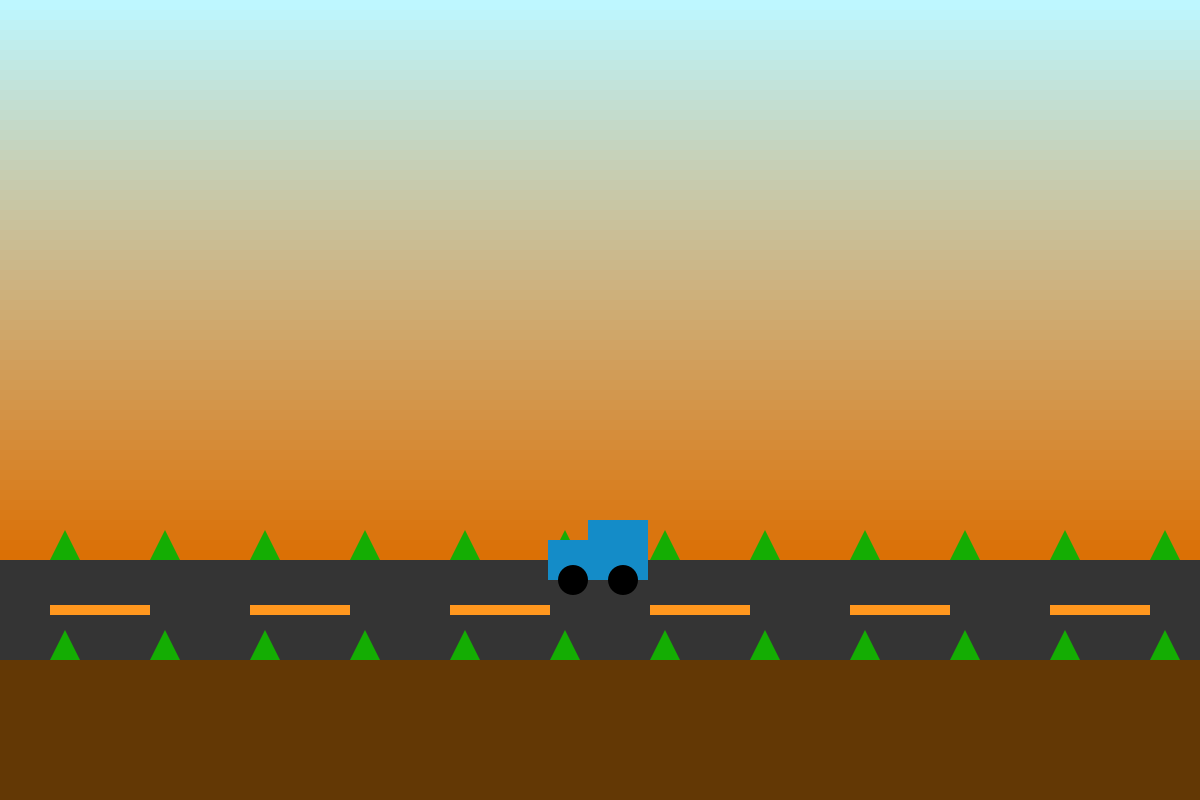
Frame 1 (no input)
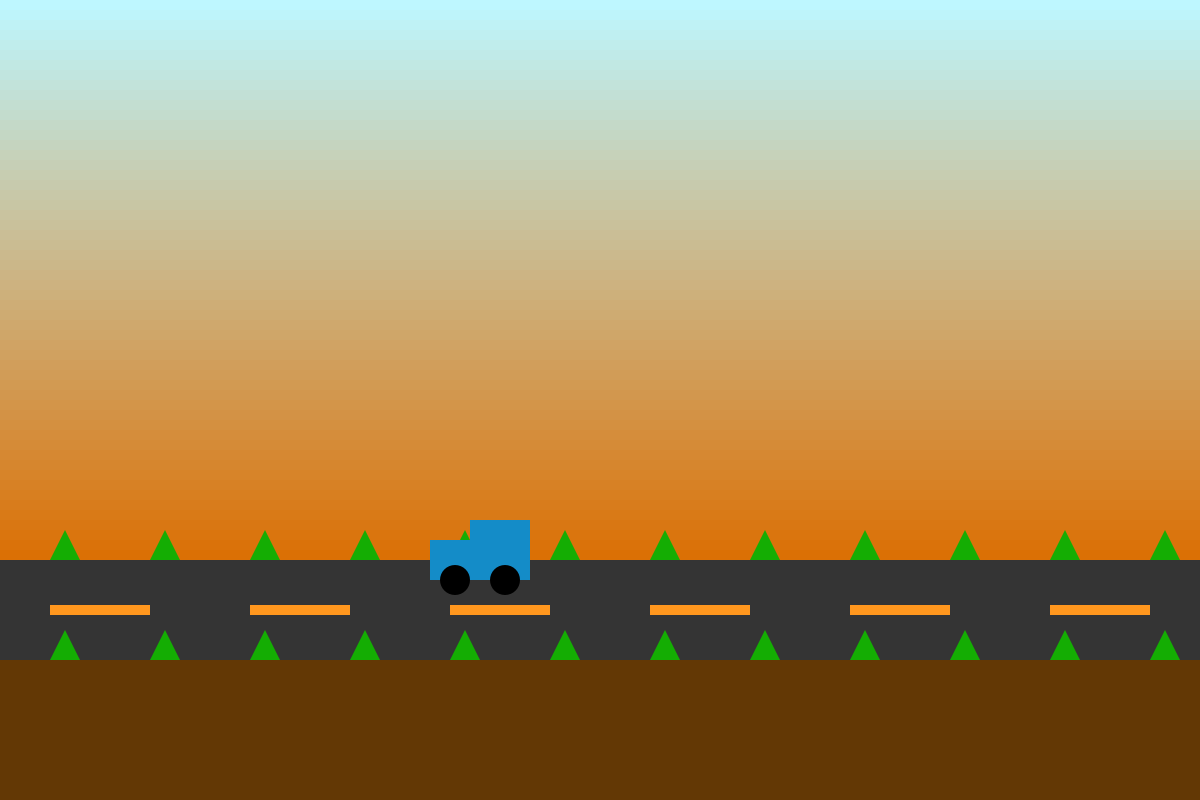
Frame 60 (the mouse pressed at the canvas centre just before this capture)
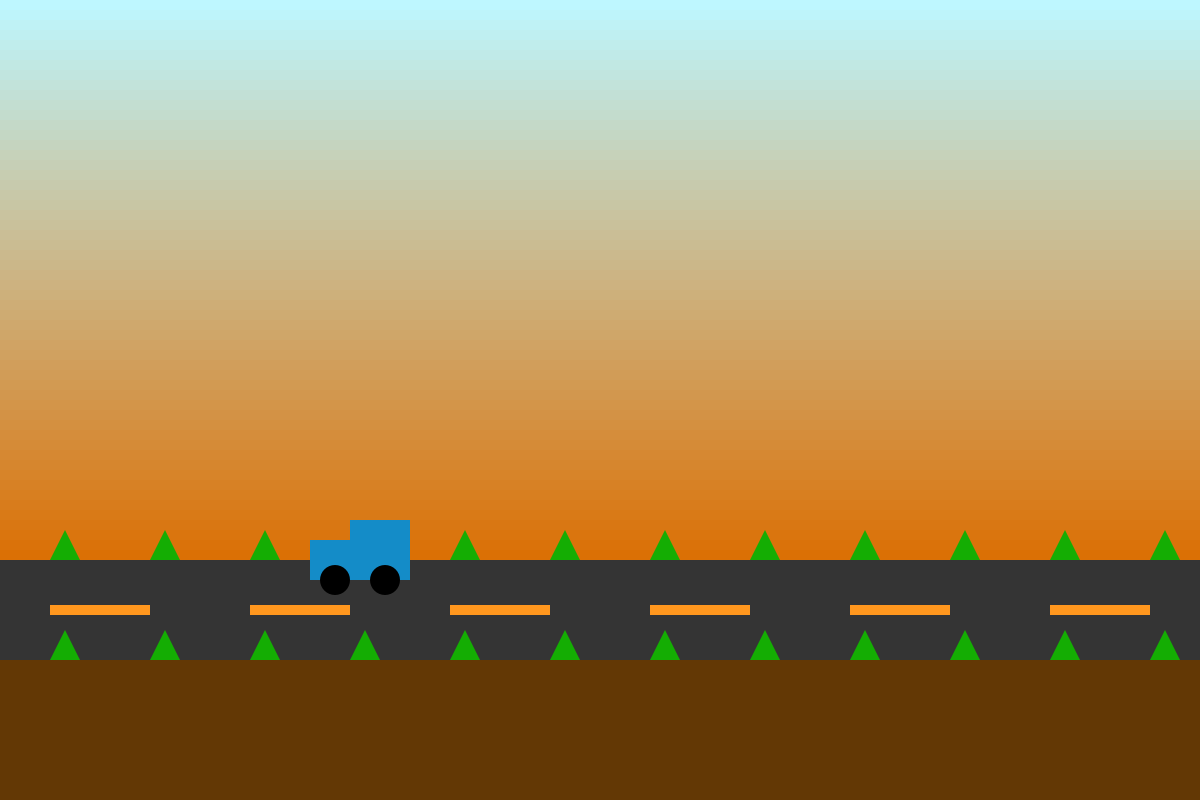
Frame 120 (the mouse held since frame 60 and released just before this capture)

The Processing sketch that drew these frames (run headless with seeded random() and noise(); from frame 60 on, the mouse is pressed at the canvas centre):

// Processing sketch: week5
// ── week5.pde
void setup(){
  size(1200, 800);
  background(99, 56, 5);
  carX = width/2;
}
float carX= width/2, carY = 560;
int direction = -1;
void draw(){
  gradation(56);
  drawTree(560);
  drawRoad(560);
  drawMidLine(560);
  carX += 2 * direction;
  if((carX == width + 50)||(carX == -50)){
    direction = - direction;
  }
  if(direction == 1){
   carY = 610;
  }else {
    carY = 560;
  }
  drawCar(carX, carY, direction);
  
  drawTree(660);

}
//도로 
void drawRoad(int y){
  strokeWeight(0);
  fill(52, 52, 52);
  rect(0, y, width, 100);
}
//자동차 
void drawCar(float x, float y, int direction){
  //자동차 몸통 
  fill(20, 140, 200);
  rectMode(CENTER);
  rect(x, y, 100, 40);
  rectMode(CORNER);
  if(direction == -1){
    rect(x - 10, y - 40, 60, 20);
  }else{
    rect(x - 50, y - 40, 60, 20);
  }
  //자동차 바퀴 
  fill(0, 0, 0);
  ellipse(x - 25,y + 20, 30, 30);
  ellipse(x + 25, y + 20, 30, 30);
}
//그라데이션 
void gradation(int finish){
  noStroke();
  for(int i = 0; i < finish; i++){
    //(190, 247, 255), (220, 110, 1)
    float sy = 10 * i;
    float r = 190 + (220 - 190)/float(finish) * i;
    float g = 247 + (110 - 247)/float(finish) * i;
    float b = 255 + (1 - 255)/float(finish) * i;
    fill(r, g, b);
    rect(0, sy, width, 10);
  }
}
//가로수 
void drawTree(int y){
  fill(20, 173, 3);
  for(int k = 0; k < 12; k++){
     int tx = 50 + 100 * k;
     triangle(tx, y, tx + 15, y-30, tx+30, y);
  }
}
void drawMidLine(int y){
  //도로 중앙선 
  rectMode(CORNER);
  fill(255, 151, 30);
  int tx = 50;
  for(int i = 0 ; i < 6; i++){
    rect(tx, y + 45, 100, 10);
    tx = tx + 200;
  } 
}
